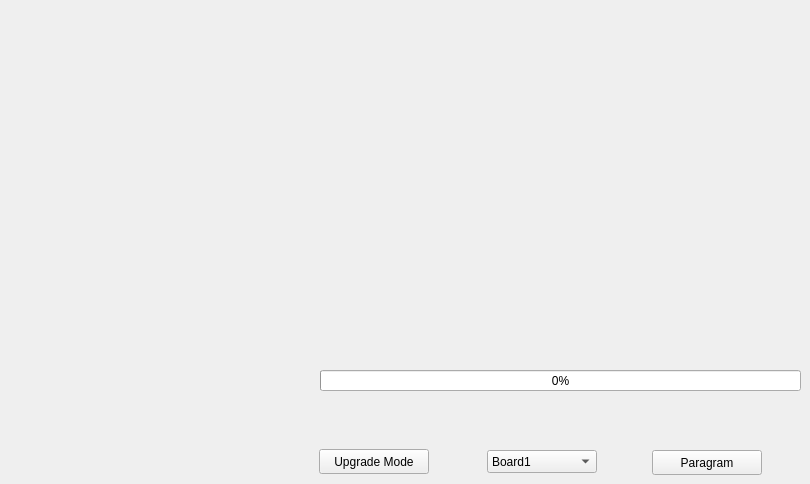
      <widget class="QWidget" name="tab_22">
       <attribute name="title">
        <string>AI File</string>
       </attribute>
       <widget class="QPushButton" name="btnUpdate_2">
        <property name="enabled">
         <bool>true</bool>
        </property>
        <property name="geometry">
         <rect>
          <x>652</x>
          <y>450</y>
          <width>110</width>
          <height>25</height>
         </rect>
        </property>
        <property name="styleSheet">
         <string notr="true">font: 10pt &quot;Arial&quot;;</string>
        </property>
        <property name="text">
         <string>Paragram</string>
        </property>
       </widget>
       <widget class="QPushButton" name="btnUpdateMode_2">
        <property name="enabled">
         <bool>true</bool>
        </property>
        <property name="geometry">
         <rect>
          <x>319</x>
          <y>449</y>
          <width>110</width>
          <height>25</height>
         </rect>
        </property>
        <property name="styleSheet">
         <string notr="true">font: 10pt &quot;Arial&quot;;</string>
        </property>
        <property name="text">
         <string>Upgrade Mode</string>
        </property>
       </widget>
       <widget class="QLabel" name="labelUpdateMsg_2">
        <property name="geometry">
         <rect>
          <x>320</x>
          <y>350</y>
          <width>311</width>
          <height>21</height>
         </rect>
        </property>
        <property name="styleSheet">
         <string notr="true">font: 10pt &quot;Source Code Pro&quot;;</string>
        </property>
        <property name="text">
         <string/>
        </property>
       </widget>
       <widget class="QProgressBar" name="progressBar_2">
        <property name="geometry">
         <rect>
          <x>320</x>
          <y>370</y>
          <width>481</width>
          <height>21</height>
         </rect>
        </property>
        <property name="styleSheet">
         <string notr="true">font: 10pt &quot;Arial&quot;;</string>
        </property>
        <property name="value">
         <number>0</number>
        </property>
       </widget>
       <widget class="QLabel" name="FlashTimelabel_2">
        <property name="geometry">
         <rect>
          <x>680</x>
          <y>350</y>
          <width>71</width>
          <height>21</height>
         </rect>
        </property>
        <property name="text">
         <string/>
        </property>
       </widget>
       <widget class="QComboBox" name="comboBoxBoardNum_2">
        <property name="geometry">
         <rect>
          <x>487</x>
          <y>450</y>
          <width>110</width>
          <height>23</height>
         </rect>
        </property>
        <property name="styleSheet">
         <string notr="true">font: 10pt &quot;Arial&quot;;</string>
        </property>
        <item>
         <property name="text">
          <string>Board1</string>
         </property>
        </item>
        <item>
         <property name="text">
          <string>Board2</string>
         </property>
        </item>
        <item>
         <property name="text">
          <string>Board3</string>
         </property>
        </item>
        <item>
         <property name="text">
          <string>Board4</string>
         </property>
        </item>
        <item>
         <property name="text">
          <string>Board5</string>
         </property>
        </item>
        <item>
         <property name="text">
          <string>Board6</string>
         </property>
        </item>
        <item>
         <property name="text">
          <string>Board7</string>
         </property>
        </item>
        <item>
         <property name="text">
          <string>Board8</string>
         </property>
        </item>
       </widget>
      </widget>
